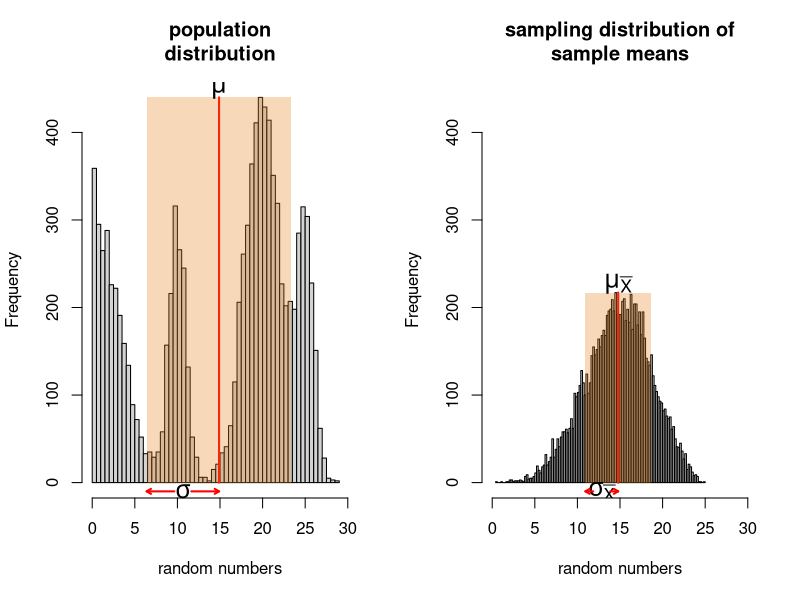
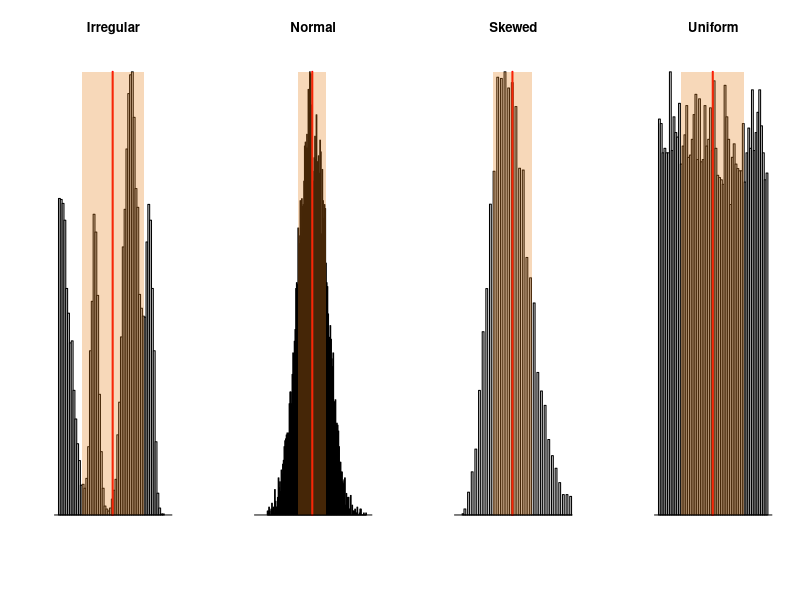

The R script that drew these images, in order: (Note: this script raises an error after producing the figures.)

##  ##
# 01 # Importance of being uncertain
##  ##

set.seed(444)
#http://stackoverflow.com/questions/22728422/how-do-i-stop-set-seed-after-a-specific-line-of-code

#generate RANDOM NUMBERS
#http://www.cookbook-r.com/Numbers/Generating_random_numbers/
#a <- floor(runif(10000, min=0, max=30))
#a <- sample(1:30,10000, replace = T)
#hist(a)




# (1) Population parameters estimated by sampling ------------------------------------------------------------------------------------

#grDevices::png("results/CLT-1.png",width = 960,height = 480)

par(mfrow=c(1,2))#, oma=c(0,0,0,0), mar=c(3,3,3,3)

b <- rnorm(5000,0,3)
b <- c(b[which(b>0)],
  rnorm(1500,10,1),
  rnorm(4500,20,2),
  rnorm(1500,25,1))

h <- hist(b, xlim = c(0,30), breaks = 100,   # Frequency histogram of values
          main = "population\ndistribution", # in population b
          xlab = "random numbers")

m <- mean(b)                                 # popultion mean (mu)
sd <- sd(b)                                  # popultion standard deviation (sigma)
segments(m,0, m, max(h$counts), lwd = 2, col = "red")
l1 <- m-sd
l2 <- m+sd
coordx <- c(l1,seq(l1,l2,0.01),l2)
coordy <- c(0,rep(max(h$counts),length(coordx)-2),0)
polygon(coordx,coordy, lty = 0,
        col = rgb(0.9, 0.5, 0.1, 0.3))
text(m, max(h$counts)+10, expression(mu), cex=1.5)
text(m-(sd/2), -10, expression(sigma), cex=1.5)
arrows(m,-10,(m-(sd/2))+1,-10, code = 1,
       length = 0.05, col = "red", lwd=2)
arrows(m-sd,-10,(m-(sd/2))-1,-10, code = 1,
       length = 0.05, col = "red", lwd=2)

#c <- sample(b, 5); mean(c)
c <- NULL
for(i in seq(1,10000,1)){                    # Means of 10,000 random samples of size n=5
  c <- c(c,mean(sample(b, 5)))               # taken from the values in population b
}                                            # each value is bar(X)[i]

h <- hist(c, xlim = c(0,30), breaks = 100,   # Frequency histogram of means
          main = "sampling distribution of\nsample means", # of all posible samples
          xlab = "random numbers",           # of size n=5 taken from population b
          ylim = c(0,max(h$counts)))         # (which is impossible, but we take 10,000 random samples)

m <- mean(c)                                 # (all possible) Sample mean (mu[bar(X)])
sd <- sd(c)                                  # (all possible) Sample standard deviation (sigma[bar(X)])
segments(m,0, m, max(h$counts), lwd = 2, col = "red")
l1 <- m-sd
l2 <- m+sd
coordx <- c(l1,seq(l1,l2,0.01),l2)
coordy <- c(0,rep(max(h$counts),length(coordx)-2),0)
polygon(coordx,coordy, lty = 0,
        col = rgb(0.9, 0.5, 0.1, 0.3))
text(m, max(h$counts)+10, expression(mu[bar(X)]), cex=1.5)
text(m-(sd/2), -10, expression(sigma[bar(X)]), cex=1.5)
arrows(m,-10,(m-(sd/2))+1,-10, code = 1,
       length = 0.05, col = "red", lwd=2)
arrows(m-sd,-10,(m-(sd/2))-1,-10, code = 1,
       length = 0.05, col = "red", lwd=2)

#dev.off()




# (2) Sampling distribution w/ Sample Size increase ------------------------------------------------------------------------------------



distplot <- function(b,t) {
  # 1. plot a frequency histogram of values in population "b"     # Population distribution
  # 2. visualize its distribution parameters
  h <- hist(b, breaks = 100, xlim = c(0,30),
            main = t,
            xlab = "", ylab = "", axes = F)
  m <- mean(b)
  sd <- sd(b)
  segments(m,0, m, max(h$counts), lwd = 2, col = "red")
  l1 <- m-sd
  l2 <- m+sd
  coordx <- c(l1,seq(l1,l2,0.01),l2)
  coordy <- c(0,rep(max(h$counts),length(coordx)-2),0)
  polygon(coordx,coordy, lty = 0,
          col = rgb(0.9, 0.5, 0.1, 0.3))
  abline(h=0)
}



par(mfrow=c(1,4))#, oma=c(0,0,0,0), mar=c(3,3,3,3)

b <- rnorm(5000,0,3)
b <- c(b[which(b>0)],rnorm(1500,10,1),
       rnorm(4500,20,2),rnorm(1500,25,1))
t <- "Irregular"
distplot(b,t)

b <- rnorm(length(b),m,sd)
t <- "Normal"
distplot(b,t)

b <- rnbinom(length(b),m,.5)#hist(rnbinom(10000,10,.5)) # http://stackoverflow.com/questions/20254084/plot-normal-left-and-right-skewed-distribution-in-r
#b <- rbeta(length(b),2,8)#hist(rbeta(10000,2,8))
t <- "Skewed"
distplot(b,t)

b <- runif(length(b),0,30)
t <- "Uniform"
distplot(b,t)



clt <- function(b,n,t) {
  # 1. generate a vector of sample means of size "n" 
  #    from values in population "b"
  # 2. plot a frequency histogram of sample means       # Sampling distribution of sample mean
  # 3. visualize its distribution parameters
  c <- NULL
  for(i in seq(1,10000,1)){
    c <- c(c,mean(sample(b, n)))
  }
  h <- hist(c, breaks = 100, xlim = c(0,30),
            main = paste0("n=",n),
            xlab = "", ylab = "", axes = F)
  m <- mean(c)
  sd <- sd(c)
  segments(m,0, m, max(h$counts), lwd = 2, col = "red")
  l1 <- m-sd
  l2 <- m+sd
  coordx <- c(l1,seq(l1,l2,0.01),l2)
  coordy <- c(0,rep(max(h$counts),length(coordx)-2),0)
  polygon(coordx,coordy, lty = 0,
          col = rgb(0.9, 0.5, 0.1, 0.3))
  abline(h=0)
}



grDevices::png("results/CLT-2.png",width = 960,height = 960)

par(mfcol=c(5,4))

b <- rnorm(5000,0,3)
b <- c(b[which(b>0)],rnorm(1500,10,1),
       rnorm(4500,20,2),rnorm(1500,25,1))

m <- mean(b)                                 # popultion mean (mu)
sd <- sd(b)                                  # popultion standard deviation (sigma)

t <- "Irregular"
distplot(b,t)
clt(b,3,t)
clt(b,5,t)
clt(b,10,t)
clt(b,20,t)

b <- rnorm(length(b),m,sd)
t <- "Normal"
distplot(b,t)
clt(b,3,t)
clt(b,5,t)
clt(b,10,t)
clt(b,20,t)

b <- rnbinom(length(b),m,.5)#hist(rnbinom(10000,10,.5))
t <- "Skewed"
distplot(b,t)
clt(b,3,t)
clt(b,5,t)
clt(b,10,t)
clt(b,20,t)

b <- runif(length(b),0,30)
t <- "Uniform"
distplot(b,t)
clt(b,3,t)
clt(b,5,t)
clt(b,10,t)
clt(b,20,t)

dev.off()




# (3) mean, sd, sem as size increases ------------------------------------------------------------------------------------

#grDevices::png("results/CLT-3.png",width = 960,height = 480)

N <- 100                                    # the maximum sample size evaluated

b <- rnorm(5000,0,3)
b <- c(b[which(b>0)], rnorm(1500,10,1),     # from the Irregular distribution
       rnorm(4500,20,2),rnorm(1500,25,1))

# POPULATION PARAMETERS
m <- mean(b)                                # population mean (mu)
sd <- sd(b)                                 # population uncertainty (sigma)
sem <- sd(b)/(sqrt(length(b)))              # population mean uncertainty (sigma[bar(X)])
                                            # sample size dependency
k <- NULL
for(l in 2:N){                              # population mean uncertainty (sigma[bar(X)])
  s <- data.frame(size=l,                   # for each sample size
                  sem=sd(b)/(sqrt(l)))      # in order to plot it as a line
  k <- rbind(k,s)                           # using points(type="l")
}

# EMPTY PLOT
# http://stackoverflow.com/questions/4785657/r-how-to-draw-an-empty-plot
plot(1,type = "n",
     ylim = c(0,20),xlim = c(2,N+10), 
     xlab = "sample size (n)", ylab = "",
     pch=20, bty="n")

# SAMPLE ESTIMATES
q <- NULL
for(r in 2:N){                             # evaluate sample sizes from n=2 to n=100 (r)
  for(i in 1:3){                           # 3 random samples per sample size (i)
    p <- data.frame(size=r,                # + sample estimates
                    mean=mean(sample(b, r)),      # sample mean (bar(X))
                    std=sd(sample(b, r)),         # sample uncertainty (s[X])
                    sem=sd(sample(b, r))/sqrt(r)) # sample mean uncertainty (s[bar(X)])
    points(p$size,p$mean, pch=19)          # plot each estimate with
    points(p$size,p$std, pch=1)            # its respective sample size
    points(p$size,p$sem, pch=20)
    q <- rbind(q,p)
  }
}

# ADD POPULATION PARAMETERS as text and segments
text(N+5, m, expression(mu), cex=1.5, col = "red")
segments(0,m,N+1, m, lwd = 2, col = "red")
text(N+5, sd, expression(sigma), cex=1.5, col = "red")
segments(0,sd,N+1,sd, lwd = 2, col = "red")
text(N+5, sem+.5, expression(paste(sigma[bar(X)],"=",frac(sigma,sqrt(n)))), cex=1.5, col = "red")
points(k$size, k$sem, type = "l", lwd=2, col="red")
#segments(0,sem,N+1,sem, lwd = 2, col = "red")

# ADD SAMPLE ESTIMATES as text
text(N/2, m+4, expression(paste("sample mean (", bar(X),")")), cex=1)
text(N/2, sd+2, expression(paste("sample standard deviation (", s[X],")")), cex=1)
text(N/2, sem+3, expression(paste("Standard error of the mean (s.e.m) (", s[bar(X)],")")), cex=1)

#dev.off()